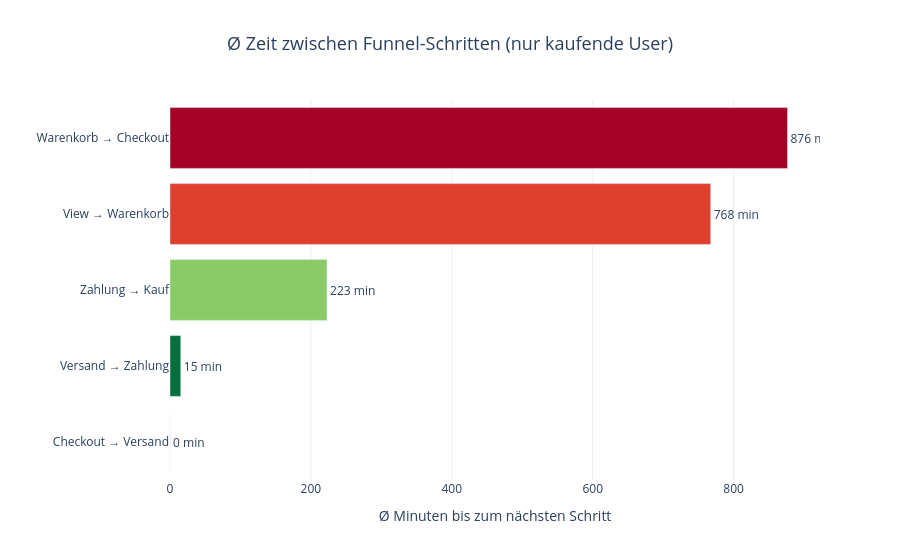

Source (notebook cell):
### Code cell
fig_time = px.bar(
    df_time_long.sort_values('avg_minutes'),
    x='avg_minutes',
    y='label',
    orientation='h',
    text=df_time_long.sort_values('avg_minutes')['avg_minutes'].apply(lambda x: f'{x:.0f} min'),
    color='avg_minutes',
    color_continuous_scale='RdYlGn_r',
    labels={'avg_minutes': 'Ø Minuten bis zum nächsten Schritt', 'label': ''},
    title='Ø Zeit zwischen Funnel-Schritten (nur kaufende User)',
)
fig_time.update_traces(textposition='outside')
fig_time.update_layout(
    title_x=0.5, title_font_size=18,
    coloraxis_showscale=False,
    plot_bgcolor='white', paper_bgcolor='white',
    xaxis=dict(showgrid=True, gridcolor='#eeeeee'),
)
fig_time.write_image("../figures/funnel_time_between_steps.png", scale=2)
fig_time.show()

total_days = df_time_pd['avg_days_total_journey'].iloc[0]
print(f"\nGesamte Customer Journey (View → Kauf): Ø {total_days} Tage")

### Figure 1 — Plotly figure (JSON) as saved in the notebook; plotly's stock layout.template omitted (floating-point values rounded to 4 significant figures)
{"data": [{"hovertemplate": "Ø Minuten bis zum nächsten Schritt=%{marker.color}<br>=%{y}<br>text=%{text}<extra></extra>", "legendgroup": "", "marker": {"color": [0.0, 15.3, 222.9, 767.5, 876.5], "coloraxis": "coloraxis", "pattern": {"shape": ""}}, "name": "", "orientation": "h", "showlegend": false, "text": ["0 min", "15 min", "223 min", "768 min", "876 min"], "textposition": "outside", "type": "bar", "x": [0.0, 15.3, 222.9, 767.5, 876.5], "xaxis": "x", "y": ["Checkout → Versand", "Versand → Zahlung", "Zahlung → Kauf", "View → Warenkorb", "Warenkorb → Checkout"], "yaxis": "y"}], "layout": {"barmode": "relative", "coloraxis": {"colorbar": {"title": {"text": "Ø Minuten bis zum nächsten Schritt"}}, "colorscale": [[0, "rgb(0,104,55)"], [0.1, "rgb(26,152,80)"], [0.2, "rgb(102,189,99)"], [0.3, "rgb(166,217,106)"], [0.4, "rgb(217,239,139)"], [0.5, "rgb(255,255,191)"], [0.6, "rgb(254,224,139)"], [0.7, "rgb(253,174,97)"], [0.8, "rgb(244,109,67)"], [0.9, "rgb(215,48,39)"], [1, "rgb(165,0,38)"]], "showscale": false}, "legend": {"tracegroupgap": 0}, "paper_bgcolor": "white", "plot_bgcolor": "white", "title": {"font": {"size": 18}, "text": "Ø Zeit zwischen Funnel-Schritten (nur kaufende User)", "x": 0.5}, "xaxis": {"anchor": "y", "domain": [0, 1], "gridcolor": "#eeeeee", "showgrid": true, "title": {"text": "Ø Minuten bis zum nächsten Schritt"}}, "yaxis": {"anchor": "x", "domain": [0, 1], "title": {"text": ""}}}}
